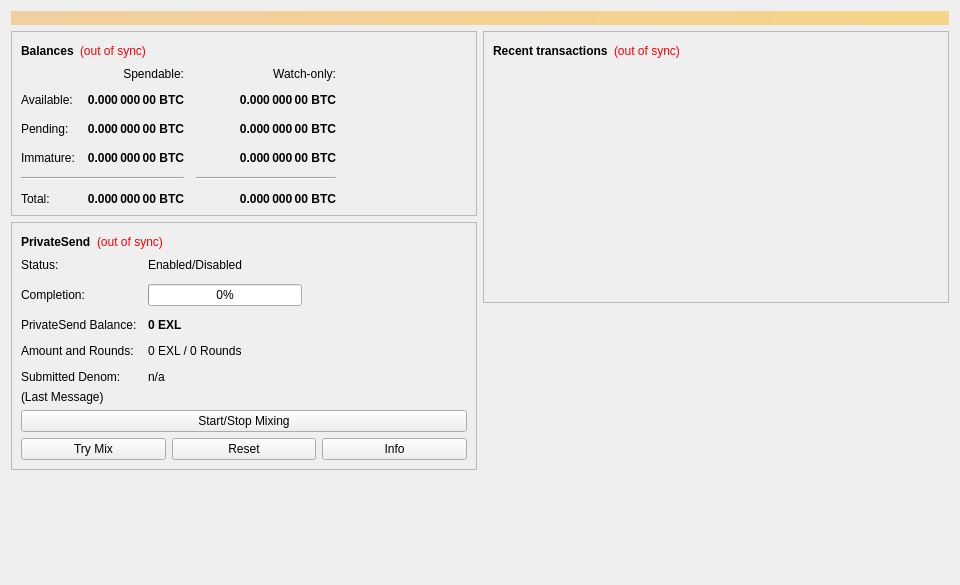
<?xml version="1.0" encoding="UTF-8"?>
<ui version="4.0">
 <class>OverviewPage</class>
 <widget class="QWidget" name="OverviewPage">
  <property name="geometry">
   <rect>
    <x>0</x>
    <y>0</y>
    <width>960</width>
    <height>585</height>
   </rect>
  </property>
  <property name="minimumSize">
   <size>
    <width>960</width>
    <height>0</height>
   </size>
  </property>
  <property name="windowTitle">
   <string>Form</string>
  </property>
  <layout class="QVBoxLayout" name="topLayout">
   <item>
    <widget class="QLabel" name="labelAlerts">
     <property name="visible">
      <bool>false</bool>
     </property>
     <property name="styleSheet">
      <string notr="true">background-color: qlineargradient(x1: 0, y1: 0, x2: 1, y2: 0, stop:0 #F0D0A0, stop:1 #F8D488); color:#000000;</string>
     </property>
     <property name="wordWrap">
      <bool>true</bool>
     </property>
     <property name="margin">
      <number>3</number>
     </property>
    </widget>
   </item>
   <item>
    <layout class="QHBoxLayout" name="horizontalLayout" stretch="1,1">
     <item>
      <layout class="QVBoxLayout" name="verticalLayout_2">
       <item>
        <widget class="QFrame" name="frame">
         <property name="frameShape">
          <enum>QFrame::StyledPanel</enum>
         </property>
         <property name="frameShadow">
          <enum>QFrame::Raised</enum>
         </property>
         <layout class="QVBoxLayout" name="verticalLayout_4">
          <item>
           <layout class="QHBoxLayout" name="horizontalLayout_4">
            <item>
             <widget class="QLabel" name="label_5">
              <property name="font">
               <font>
                <weight>75</weight>
                <bold>true</bold>
               </font>
              </property>
              <property name="text">
               <string>Balances</string>
              </property>
             </widget>
            </item>
            <item>
             <widget class="QLabel" name="labelWalletStatus">
              <property name="toolTip">
               <string>The displayed information may be out of date. Your wallet automatically synchronizes with the Emixil network after a connection is established, but this process has not completed yet.</string>
              </property>
              <property name="styleSheet">
               <string notr="true">QLabel { color: red; }</string>
              </property>
              <property name="text">
               <string notr="true">(out of sync)</string>
              </property>
              <property name="alignment">
               <set>Qt::AlignLeading|Qt::AlignLeft|Qt::AlignVCenter</set>
              </property>
             </widget>
            </item>
            <item>
             <spacer name="horizontalSpacer_3">
              <property name="orientation">
               <enum>Qt::Horizontal</enum>
              </property>
              <property name="sizeHint" stdset="0">
               <size>
                <width>40</width>
                <height>20</height>
               </size>
              </property>
             </spacer>
            </item>
           </layout>
          </item>
          <item>
           <layout class="QGridLayout" name="gridLayout">
            <property name="spacing">
             <number>12</number>
            </property>
            <item row="2" column="2">
             <widget class="QLabel" name="labelWatchPending">
              <property name="font">
               <font>
                <weight>75</weight>
                <bold>true</bold>
               </font>
              </property>
              <property name="cursor">
               <cursorShape>IBeamCursor</cursorShape>
              </property>
              <property name="toolTip">
               <string>Unconfirmed transactions to watch-only addresses</string>
              </property>
              <property name="text">
               <string notr="true">0.000 000 00 BTC</string>
              </property>
              <property name="alignment">
               <set>Qt::AlignRight|Qt::AlignTrailing|Qt::AlignVCenter</set>
              </property>
              <property name="textInteractionFlags">
               <set>Qt::LinksAccessibleByMouse|Qt::TextSelectableByKeyboard|Qt::TextSelectableByMouse</set>
              </property>
             </widget>
            </item>
            <item row="2" column="1">
             <widget class="QLabel" name="labelUnconfirmed">
              <property name="font">
               <font>
                <weight>75</weight>
                <bold>true</bold>
               </font>
              </property>
              <property name="cursor">
               <cursorShape>IBeamCursor</cursorShape>
              </property>
              <property name="toolTip">
               <string>Total of transactions that have yet to be confirmed, and do not yet count toward the spendable balance</string>
              </property>
              <property name="text">
               <string notr="true">0.000 000 00 BTC</string>
              </property>
              <property name="alignment">
               <set>Qt::AlignRight|Qt::AlignTrailing|Qt::AlignVCenter</set>
              </property>
              <property name="textInteractionFlags">
               <set>Qt::LinksAccessibleByMouse|Qt::TextSelectableByKeyboard|Qt::TextSelectableByMouse</set>
              </property>
             </widget>
            </item>
            <item row="3" column="2">
             <widget class="QLabel" name="labelWatchImmature">
              <property name="font">
               <font>
                <weight>75</weight>
                <bold>true</bold>
               </font>
              </property>
              <property name="cursor">
               <cursorShape>IBeamCursor</cursorShape>
              </property>
              <property name="toolTip">
               <string>Mined balance in watch-only addresses that has not yet matured</string>
              </property>
              <property name="text">
               <string notr="true">0.000 000 00 BTC</string>
              </property>
              <property name="alignment">
               <set>Qt::AlignRight|Qt::AlignTrailing|Qt::AlignVCenter</set>
              </property>
              <property name="textInteractionFlags">
               <set>Qt::LinksAccessibleByMouse|Qt::TextSelectableByKeyboard|Qt::TextSelectableByMouse</set>
              </property>
             </widget>
            </item>
            <item row="4" column="0" colspan="2">
             <widget class="Line" name="lineSpendableBalance">
              <property name="orientation">
               <enum>Qt::Horizontal</enum>
              </property>
             </widget>
            </item>
            <item row="4" column="2">
             <widget class="Line" name="lineWatchBalance">
              <property name="sizePolicy">
               <sizepolicy hsizetype="Preferred" vsizetype="Fixed">
                <horstretch>0</horstretch>
                <verstretch>0</verstretch>
               </sizepolicy>
              </property>
              <property name="minimumSize">
               <size>
                <width>140</width>
                <height>0</height>
               </size>
              </property>
              <property name="orientation">
               <enum>Qt::Horizontal</enum>
              </property>
             </widget>
            </item>
            <item row="5" column="0">
             <widget class="QLabel" name="labelTotalText">
              <property name="text">
               <string>Total:</string>
              </property>
             </widget>
            </item>
            <item row="3" column="1">
             <widget class="QLabel" name="labelImmature">
              <property name="font">
               <font>
                <weight>75</weight>
                <bold>true</bold>
               </font>
              </property>
              <property name="cursor">
               <cursorShape>IBeamCursor</cursorShape>
              </property>
              <property name="toolTip">
               <string>Mined balance that has not yet matured</string>
              </property>
              <property name="text">
               <string notr="true">0.000 000 00 BTC</string>
              </property>
              <property name="alignment">
               <set>Qt::AlignRight|Qt::AlignTrailing|Qt::AlignVCenter</set>
              </property>
              <property name="textInteractionFlags">
               <set>Qt::LinksAccessibleByMouse|Qt::TextSelectableByKeyboard|Qt::TextSelectableByMouse</set>
              </property>
             </widget>
            </item>
            <item row="2" column="3">
             <spacer name="horizontalSpacer_2">
              <property name="orientation">
               <enum>Qt::Horizontal</enum>
              </property>
              <property name="sizeHint" stdset="0">
               <size>
                <width>40</width>
                <height>20</height>
               </size>
              </property>
             </spacer>
            </item>
            <item row="3" column="0">
             <widget class="QLabel" name="labelImmatureText">
              <property name="text">
               <string>Immature:</string>
              </property>
             </widget>
            </item>
            <item row="5" column="1">
             <widget class="QLabel" name="labelTotal">
              <property name="font">
               <font>
                <weight>75</weight>
                <bold>true</bold>
               </font>
              </property>
              <property name="cursor">
               <cursorShape>IBeamCursor</cursorShape>
              </property>
              <property name="toolTip">
               <string>Your current total balance</string>
              </property>
              <property name="text">
               <string notr="true">0.000 000 00 BTC</string>
              </property>
              <property name="alignment">
               <set>Qt::AlignRight|Qt::AlignTrailing|Qt::AlignVCenter</set>
              </property>
              <property name="textInteractionFlags">
               <set>Qt::LinksAccessibleByMouse|Qt::TextSelectableByKeyboard|Qt::TextSelectableByMouse</set>
              </property>
             </widget>
            </item>
            <item row="5" column="2">
             <widget class="QLabel" name="labelWatchTotal">
              <property name="font">
               <font>
                <weight>75</weight>
                <bold>true</bold>
               </font>
              </property>
              <property name="cursor">
               <cursorShape>IBeamCursor</cursorShape>
              </property>
              <property name="toolTip">
               <string>Current total balance in watch-only addresses</string>
              </property>
              <property name="text">
               <string notr="true">0.000 000 00 BTC</string>
              </property>
              <property name="alignment">
               <set>Qt::AlignRight|Qt::AlignTrailing|Qt::AlignVCenter</set>
              </property>
              <property name="textInteractionFlags">
               <set>Qt::LinksAccessibleByMouse|Qt::TextSelectableByKeyboard|Qt::TextSelectableByMouse</set>
              </property>
             </widget>
            </item>
            <item row="0" column="2">
             <widget class="QLabel" name="labelWatchonly">
              <property name="text">
               <string>Watch-only:</string>
              </property>
              <property name="alignment">
               <set>Qt::AlignRight|Qt::AlignTrailing|Qt::AlignVCenter</set>
              </property>
             </widget>
            </item>
            <item row="1" column="0">
             <widget class="QLabel" name="labelBalanceText">
              <property name="text">
               <string>Available:</string>
              </property>
             </widget>
            </item>
            <item row="1" column="1">
             <widget class="QLabel" name="labelBalance">
              <property name="font">
               <font>
                <weight>75</weight>
                <bold>true</bold>
               </font>
              </property>
              <property name="cursor">
               <cursorShape>IBeamCursor</cursorShape>
              </property>
              <property name="toolTip">
               <string>Your current spendable balance</string>
              </property>
              <property name="text">
               <string notr="true">0.000 000 00 BTC</string>
              </property>
              <property name="alignment">
               <set>Qt::AlignRight|Qt::AlignTrailing|Qt::AlignVCenter</set>
              </property>
              <property name="textInteractionFlags">
               <set>Qt::LinksAccessibleByMouse|Qt::TextSelectableByKeyboard|Qt::TextSelectableByMouse</set>
              </property>
             </widget>
            </item>
            <item row="1" column="2">
             <widget class="QLabel" name="labelWatchAvailable">
              <property name="font">
               <font>
                <weight>75</weight>
                <bold>true</bold>
               </font>
              </property>
              <property name="cursor">
               <cursorShape>IBeamCursor</cursorShape>
              </property>
              <property name="toolTip">
               <string>Your current balance in watch-only addresses</string>
              </property>
              <property name="text">
               <string notr="true">0.000 000 00 BTC</string>
              </property>
              <property name="alignment">
               <set>Qt::AlignRight|Qt::AlignTrailing|Qt::AlignVCenter</set>
              </property>
              <property name="textInteractionFlags">
               <set>Qt::LinksAccessibleByMouse|Qt::TextSelectableByKeyboard|Qt::TextSelectableByMouse</set>
              </property>
             </widget>
            </item>
            <item row="2" column="0">
             <widget class="QLabel" name="labelPendingText">
              <property name="text">
               <string>Pending:</string>
              </property>
             </widget>
            </item>
            <item row="0" column="1">
             <widget class="QLabel" name="labelSpendable">
              <property name="text">
               <string>Spendable:</string>
              </property>
              <property name="alignment">
               <set>Qt::AlignRight|Qt::AlignTrailing|Qt::AlignVCenter</set>
              </property>
             </widget>
            </item>
           </layout>
          </item>
         </layout>
        </widget>
       </item>
       <item>
        <widget class="QFrame" name="framePrivateSend">
         <property name="layoutDirection">
          <enum>Qt::LeftToRight</enum>
         </property>
         <property name="frameShape">
          <enum>QFrame::StyledPanel</enum>
         </property>
         <property name="frameShadow">
          <enum>QFrame::Raised</enum>
         </property>
         <layout class="QVBoxLayout" name="VerticalLayout_PS1">
          <item>
           <layout class="QHBoxLayout" name="horizontalLayout_5">
            <item>
             <widget class="QLabel" name="labelPrivateSendHeader">
              <property name="font">
               <font>
                <weight>75</weight>
                <bold>true</bold>
               </font>
              </property>
              <property name="text">
               <string>PrivateSend</string>
              </property>
             </widget>
            </item>
            <item>
             <widget class="QLabel" name="labelPrivateSendSyncStatus">
              <property name="toolTip">
               <string>The displayed information may be out of date. Your wallet automatically synchronizes with the Emixil network after a connection is established, but this process has not completed yet.</string>
              </property>
              <property name="styleSheet">
               <string notr="true">QLabel { color: red; }</string>
              </property>
              <property name="text">
               <string notr="true">(out of sync)</string>
              </property>
              <property name="alignment">
               <set>Qt::AlignLeading|Qt::AlignLeft|Qt::AlignVCenter</set>
              </property>
             </widget>
            </item>
            <item>
             <spacer name="horizontalSpacer_4">
              <property name="orientation">
               <enum>Qt::Horizontal</enum>
              </property>
              <property name="sizeHint" stdset="0">
               <size>
                <width>40</width>
                <height>20</height>
               </size>
              </property>
             </spacer>
            </item>
           </layout>
          </item>
          <item>
           <layout class="QFormLayout" name="privateSendFormLayout">
            <property name="fieldGrowthPolicy">
             <enum>QFormLayout::AllNonFixedFieldsGrow</enum>
            </property>
            <property name="horizontalSpacing">
             <number>11</number>
            </property>
            <property name="verticalSpacing">
             <number>12</number>
            </property>
            <item row="0" column="0">
             <widget class="QLabel" name="labelPrivateSendEnabledText">
              <property name="text">
               <string>Status:</string>
              </property>
             </widget>
            </item>
            <item row="0" column="1">
             <widget class="QLabel" name="labelPrivateSendEnabled">
              <property name="text">
               <string>Enabled/Disabled</string>
              </property>
             </widget>
            </item>
            <item row="1" column="0">
             <widget class="QLabel" name="labelCompletitionText">
              <property name="text">
               <string>Completion:</string>
              </property>
             </widget>
            </item>
            <item row="1" column="1">
             <widget class="QProgressBar" name="privateSendProgress">
              <property name="maximumSize">
               <size>
                <width>154</width>
                <height>16777215</height>
               </size>
              </property>
              <property name="value">
               <number>0</number>
              </property>
             </widget>
            </item>
            <item row="2" column="0">
             <widget class="QLabel" name="labelAnonymizedText">
              <property name="text">
               <string>PrivateSend Balance:</string>
              </property>
             </widget>
            </item>
            <item row="2" column="1">
             <widget class="QLabel" name="labelAnonymized">
              <property name="font">
               <font>
                <weight>75</weight>
                <bold>true</bold>
               </font>
              </property>
              <property name="text">
               <string notr="true">0 EXL</string>
              </property>
             </widget>
            </item>
            <item row="3" column="0">
             <widget class="QLabel" name="labelAmountAndRoundsText">
              <property name="text">
               <string>Amount and Rounds:</string>
              </property>
             </widget>
            </item>
            <item row="3" column="1">
             <widget class="QLabel" name="labelAmountRounds">
              <property name="text">
               <string>0 EXL / 0 Rounds</string>
              </property>
             </widget>
            </item>
            <item row="4" column="0">
             <widget class="QLabel" name="labelSubmittedDenomText">
              <property name="text">
               <string>Submitted Denom:</string>
              </property>
             </widget>
            </item>
            <item row="4" column="1">
             <widget class="QLabel" name="labelSubmittedDenom">
              <property name="toolTip">
               <string>The denominations you submitted to the Masternode.&lt;br&gt;To mix, other users must submit the exact same denominations.</string>
              </property>
              <property name="text">
               <string>n/a</string>
              </property>
             </widget>
            </item>
           </layout>
          </item>
          <item>
           <layout class="QVBoxLayout" name="VerticalLayout_PS">
            <item>
             <widget class="QLabel" name="labelPrivateSendLastMessage">
              <property name="text">
               <string>(Last Message)</string>
              </property>
              <property name="alignment">
               <set>Qt::AlignLeading|Qt::AlignLeft|Qt::AlignTop</set>
              </property>
              <property name="wordWrap">
               <bool>true</bool>
              </property>
             </widget>
            </item>
            <item>
             <widget class="QPushButton" name="togglePrivateSend">
              <property name="sizePolicy">
               <sizepolicy hsizetype="MinimumExpanding" vsizetype="Fixed">
                <horstretch>0</horstretch>
                <verstretch>0</verstretch>
               </sizepolicy>
              </property>
              <property name="text">
               <string>Start/Stop Mixing</string>
              </property>
             </widget>
            </item>
            <item>
             <layout class="QHBoxLayout" name="horizontalLayout_debugbuttons">
              <item>
               <widget class="QPushButton" name="privateSendAuto">
                <property name="sizePolicy">
                 <sizepolicy hsizetype="MinimumExpanding" vsizetype="Fixed">
                  <horstretch>0</horstretch>
                  <verstretch>0</verstretch>
                 </sizepolicy>
                </property>
                <property name="toolTip">
                 <string>Try to manually submit a PrivateSend request.</string>
                </property>
                <property name="text">
                 <string>Try Mix</string>
                </property>
               </widget>
              </item>
              <item>
               <widget class="QPushButton" name="privateSendReset">
                <property name="sizePolicy">
                 <sizepolicy hsizetype="MinimumExpanding" vsizetype="Fixed">
                  <horstretch>0</horstretch>
                  <verstretch>0</verstretch>
                 </sizepolicy>
                </property>
                <property name="toolTip">
                 <string>Reset the current status of PrivateSend (can interrupt PrivateSend if it's in the process of Mixing, which can cost you money!)</string>
                </property>
                <property name="autoFillBackground">
                 <bool>false</bool>
                </property>
                <property name="text">
                 <string>Reset</string>
                </property>
               </widget>
              </item>
              <item>
               <widget class="QPushButton" name="privateSendInfo">
                <property name="sizePolicy">
                 <sizepolicy hsizetype="MinimumExpanding" vsizetype="Fixed">
                  <horstretch>0</horstretch>
                  <verstretch>0</verstretch>
                 </sizepolicy>
                </property>
                <property name="toolTip">
                 <string>Information about PrivateSend and Mixing</string>
                </property>
                <property name="text">
                 <string>Info</string>
                </property>
               </widget>
              </item>
             </layout>
            </item>
           </layout>
          </item>
         </layout>
        </widget>
       </item>
       <item>
        <spacer name="verticalSpacer">
         <property name="orientation">
          <enum>Qt::Vertical</enum>
         </property>
         <property name="sizeHint" stdset="0">
          <size>
           <width>20</width>
           <height>40</height>
          </size>
         </property>
        </spacer>
       </item>
      </layout>
     </item>
     <item>
      <layout class="QVBoxLayout" name="verticalLayout_3">
       <item>
        <widget class="QFrame" name="frame_2">
         <property name="frameShape">
          <enum>QFrame::StyledPanel</enum>
         </property>
         <property name="frameShadow">
          <enum>QFrame::Raised</enum>
         </property>
         <layout class="QVBoxLayout" name="verticalLayout">
          <item>
           <layout class="QHBoxLayout" name="horizontalLayout_2">
            <item>
             <widget class="QLabel" name="label_4">
              <property name="font">
               <font>
                <weight>75</weight>
                <bold>true</bold>
               </font>
              </property>
              <property name="text">
               <string>Recent transactions</string>
              </property>
             </widget>
            </item>
            <item>
             <widget class="QLabel" name="labelTransactionsStatus">
              <property name="toolTip">
               <string>The displayed information may be out of date. Your wallet automatically synchronizes with the Emixil network after a connection is established, but this process has not completed yet.</string>
              </property>
              <property name="styleSheet">
               <string notr="true">QLabel { color: red; }</string>
              </property>
              <property name="text">
               <string notr="true">(out of sync)</string>
              </property>
              <property name="alignment">
               <set>Qt::AlignLeading|Qt::AlignLeft|Qt::AlignVCenter</set>
              </property>
             </widget>
            </item>
            <item>
             <spacer name="horizontalSpacer">
              <property name="orientation">
               <enum>Qt::Horizontal</enum>
              </property>
              <property name="sizeHint" stdset="0">
               <size>
                <width>40</width>
                <height>20</height>
               </size>
              </property>
             </spacer>
            </item>
           </layout>
          </item>
          <item>
           <widget class="QListView" name="listTransactions">
            <property name="styleSheet">
             <string notr="true">QListView { background: transparent; }</string>
            </property>
            <property name="frameShape">
             <enum>QFrame::NoFrame</enum>
            </property>
            <property name="verticalScrollBarPolicy">
             <enum>Qt::ScrollBarAlwaysOff</enum>
            </property>
            <property name="horizontalScrollBarPolicy">
             <enum>Qt::ScrollBarAlwaysOff</enum>
            </property>
            <property name="selectionMode">
             <enum>QAbstractItemView::NoSelection</enum>
            </property>
           </widget>
          </item>
         </layout>
        </widget>
       </item>
       <item>
        <spacer name="verticalSpacer_2">
         <property name="orientation">
          <enum>Qt::Vertical</enum>
         </property>
         <property name="sizeHint" stdset="0">
          <size>
           <width>20</width>
           <height>40</height>
          </size>
         </property>
        </spacer>
       </item>
      </layout>
     </item>
    </layout>
   </item>
  </layout>
 </widget>
 <resources/>
 <connections/>
</ui>
